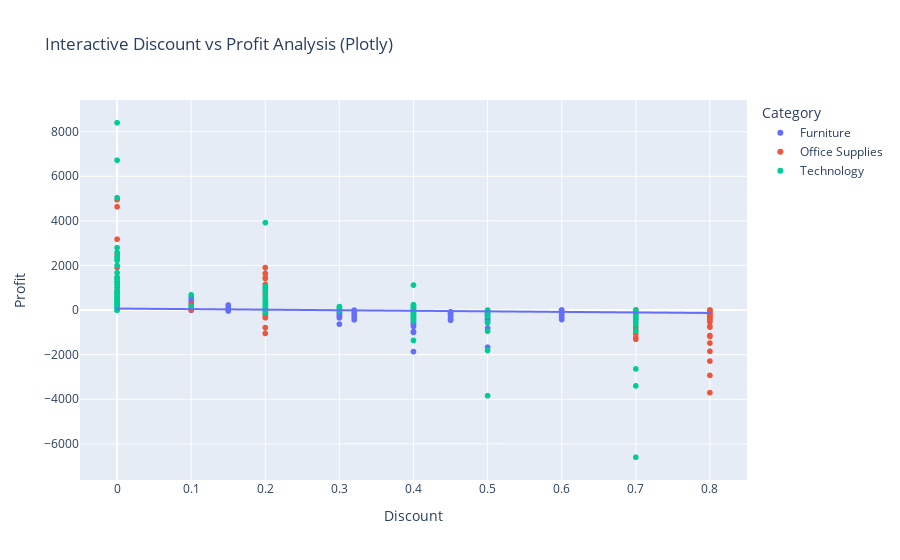

Notebook code cell kept with this figure:
### Code cell
fig = px.scatter(df, x='Discount', y='Profit', color='Category',
                 hover_data=['Product Name', 'Sales'],
                 title='Interactive Discount vs Profit Analysis (Plotly)')
fig.add_traces(px.scatter(df, x='Discount', y='Profit', trendline='ols').data[1])
fig.show()

### Figure 1 — Plotly figure (JSON) as saved in the notebook; plotly's stock layout.template omitted (floating-point values rounded to 4 significant figures; data arrays with more than 128 entries replaced by an {"elided": "..."} marker saying what was removed)
{"data": [{"customdata": {"elided": "2121x2 mixed values"}, "hovertemplate": "Category=Furniture<br>Discount=%{x}<br>Profit=%{y}<br>Product Name=%{customdata[0]}<br>Sales=%{customdata[1]}<extra></extra>", "legendgroup": "Furniture", "marker": {"color": "#636efa", "symbol": "circle"}, "mode": "markers", "name": "Furniture", "showlegend": true, "type": "scattergl", "x": {"elided": "2121 float values"}, "xaxis": "x", "y": {"elided": "2121 float values"}, "yaxis": "y"}, {"customdata": {"elided": "6026x2 mixed values"}, "hovertemplate": "Category=Office Supplies<br>Discount=%{x}<br>Profit=%{y}<br>Product Name=%{customdata[0]}<br>Sales=%{customdata[1]}<extra></extra>", "legendgroup": "Office Supplies", "marker": {"color": "#EF553B", "symbol": "circle"}, "mode": "markers", "name": "Office Supplies", "showlegend": true, "type": "scattergl", "x": {"elided": "6026 float values"}, "xaxis": "x", "y": {"elided": "6026 float values"}, "yaxis": "y"}, {"customdata": {"elided": "1847x2 mixed values"}, "hovertemplate": "Category=Technology<br>Discount=%{x}<br>Profit=%{y}<br>Product Name=%{customdata[0]}<br>Sales=%{customdata[1]}<extra></extra>", "legendgroup": "Technology", "marker": {"color": "#00cc96", "symbol": "circle"}, "mode": "markers", "name": "Technology", "showlegend": true, "type": "scattergl", "x": {"elided": "1847 float values"}, "xaxis": "x", "y": {"elided": "1847 float values"}, "yaxis": "y"}, {"hovertemplate": "<b>OLS trendline</b><br>Profit = -249.051 * Discount + 67.5594<br>R<sup>2</sup>=0.048175<br><br>Discount=%{x}<br>Profit=%{y} <b>(trend)</b><extra></extra>", "legendgroup": "", "marker": {"color": "#636efa", "symbol": "circle"}, "mode": "lines", "name": "", "showlegend": false, "type": "scattergl", "x": {"elided": "9994 float values"}, "xaxis": "x", "y": {"elided": "9994 float values"}, "yaxis": "y"}], "layout": {"legend": {"title": {"text": "Category"}, "tracegroupgap": 0}, "title": {"text": "Interactive Discount vs Profit Analysis (Plotly)"}, "xaxis": {"anchor": "y", "domain": [0, 1], "title": {"text": "Discount"}}, "yaxis": {"anchor": "x", "domain": [0, 1], "title": {"text": "Profit"}}}}
